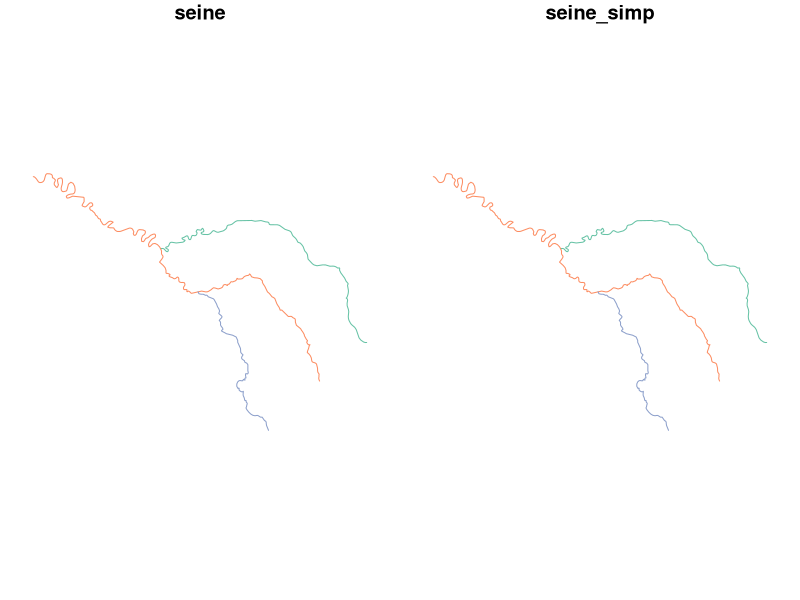
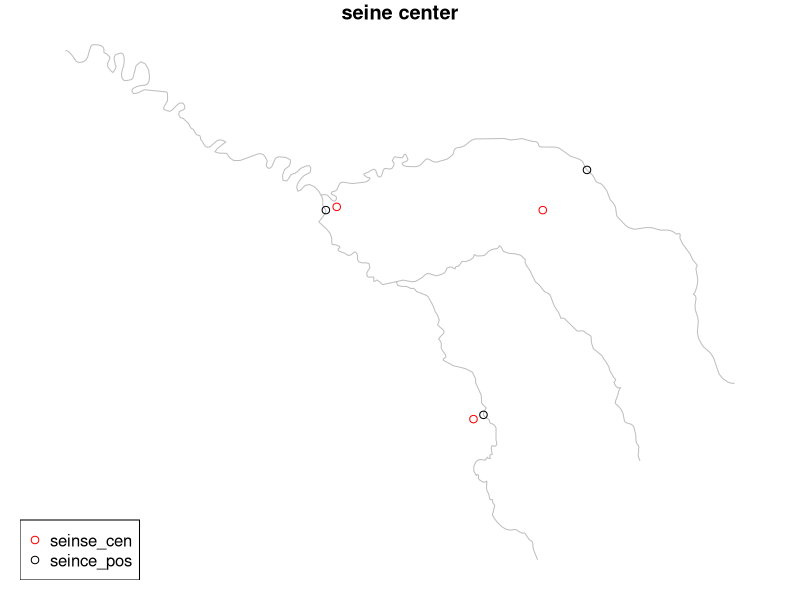
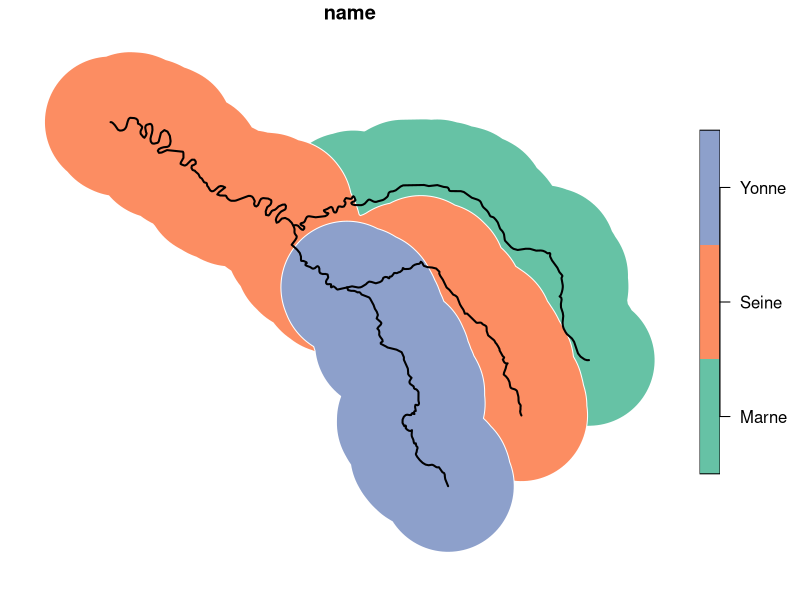
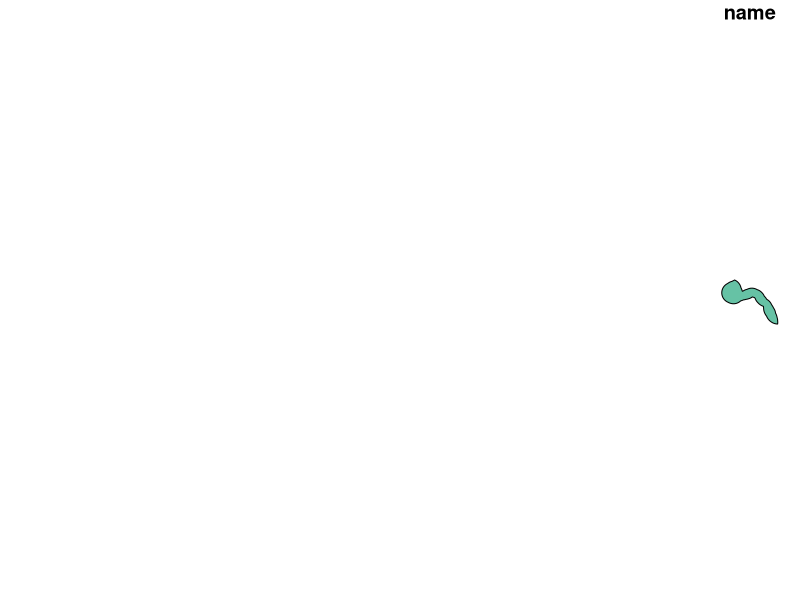

Write R code to recreate these figures, in order.
## ---- chunk 1
knitr::opts_chunk$set(echo = TRUE)
## ---- chunk 2
library(spData); library(sf)
class(seine)
seine
## ---- chunk 3
seine_simp = st_simplify(seine) 
object.size(seine)
object.size(seine_simp)
## ---- chunk 4
par(mfrow=c(1,2)) # break the plot window to 2 columns
plot(seine, main="seine", key.pos=NULL, reset = F) # set reset to false to get two plots in the same plot window
plot(seine_simp, main="seine_simp", key.pos=NULL, reset = F)
par(mfrow=c(1,1))
## ---- chunk 5
seine_cen = st_centroid(seine)
seine_pos = st_point_on_surface(seine)# ensures the point is inside the object
class(seine_cen); class(seine_pos)
## ---- chunk 6
plot(seine, main="seine center", reset=F, col="grey")
plot(seine_cen, add=T, col="red") # add=T will add to the same plot
plot(seine_pos, add=T, col="black")
legend("bottomleft", c("seinse_cen","seince_pos"), col=c("red","black"), pch=c(1,1))
## ---- chunk 7
st_distance(seine_cen[1,], seine_cen[2,])
## ---- chunk 8
st_crs(seine)$units_gdal # check unit
st_length(seine)
seine_buff = st_buffer(seine, dist = 50000) # 50km buffer
## ---- chunk 9
plot(seine_buff, border="white", reset=F)
plot(seine, col="black", lwd=2,add=T)
## ---- chunk 10
seine_buff
x = seine_buff[1,] # buffer of Marne
y = seine_buff[2,] # buffer of Seine
xANDy = st_intersection(x, y); plot(xANDy["name"])
